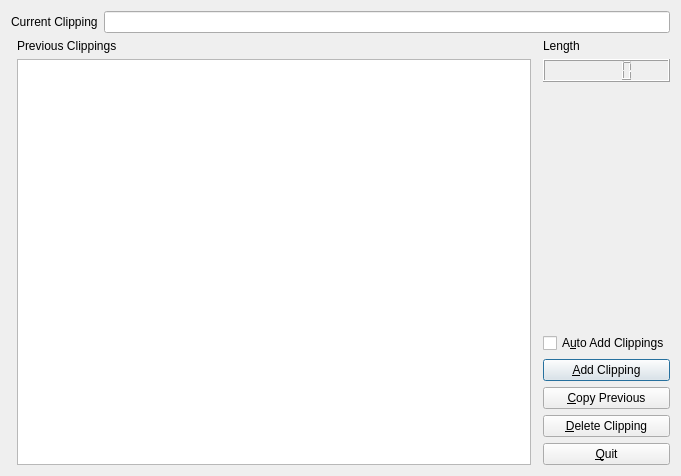
<?xml version="1.0" encoding="UTF-8"?>
<ui version="4.0">
 <class>multiclipForm</class>
 <widget class="QDialog" name="multiclipForm">
  <property name="geometry">
   <rect>
    <x>0</x>
    <y>0</y>
    <width>681</width>
    <height>476</height>
   </rect>
  </property>
  <property name="windowTitle">
   <string>MultiClip</string>
  </property>
  <layout class="QVBoxLayout" name="verticalLayout_3">
   <item>
    <layout class="QHBoxLayout" name="horizontalLayout">
     <item>
      <widget class="QLabel" name="label">
       <property name="text">
        <string>Current Clipping</string>
       </property>
      </widget>
     </item>
     <item>
      <widget class="QLineEdit" name="currentLineEdit"/>
     </item>
    </layout>
   </item>
   <item>
    <layout class="QHBoxLayout" name="horizontalLayout_2">
     <item>
      <layout class="QVBoxLayout" name="verticalLayout">
       <property name="leftMargin">
        <number>6</number>
       </property>
       <property name="rightMargin">
        <number>6</number>
       </property>
       <item>
        <widget class="QLabel" name="label_2">
         <property name="text">
          <string>Previous Clippings</string>
         </property>
        </widget>
       </item>
       <item>
        <widget class="QListWidget" name="clippingsListBox"/>
       </item>
      </layout>
     </item>
     <item>
      <layout class="QVBoxLayout" name="verticalLayout_2">
       <item>
        <widget class="QLabel" name="label_3">
         <property name="text">
          <string>Length</string>
         </property>
        </widget>
       </item>
       <item>
        <widget class="QLCDNumber" name="lengthLCDNumber"/>
       </item>
       <item>
        <spacer name="verticalSpacer">
         <property name="orientation">
          <enum>Qt::Vertical</enum>
         </property>
         <property name="sizeHint" stdset="0">
          <size>
           <width>20</width>
           <height>40</height>
          </size>
         </property>
        </spacer>
       </item>
       <item>
        <widget class="QCheckBox" name="autoCheckBox">
         <property name="text">
          <string>A&amp;uto Add Clippings</string>
         </property>
        </widget>
       </item>
       <item>
        <widget class="QPushButton" name="addPushButton">
         <property name="text">
          <string>&amp;Add Clipping</string>
         </property>
        </widget>
       </item>
       <item>
        <widget class="QPushButton" name="copyPushButton">
         <property name="text">
          <string>&amp;Copy Previous</string>
         </property>
        </widget>
       </item>
       <item>
        <widget class="QPushButton" name="deletePushButton">
         <property name="text">
          <string>&amp;Delete Clipping</string>
         </property>
        </widget>
       </item>
       <item>
        <widget class="QPushButton" name="quitPushButton">
         <property name="text">
          <string>&amp;Quit</string>
         </property>
        </widget>
       </item>
      </layout>
     </item>
    </layout>
   </item>
  </layout>
 </widget>
 <tabstops>
  <tabstop>currentLineEdit</tabstop>
  <tabstop>clippingsListBox</tabstop>
  <tabstop>autoCheckBox</tabstop>
  <tabstop>addPushButton</tabstop>
  <tabstop>copyPushButton</tabstop>
  <tabstop>deletePushButton</tabstop>
  <tabstop>quitPushButton</tabstop>
 </tabstops>
 <resources/>
 <connections>
  <connection>
   <sender>quitPushButton</sender>
   <signal>clicked()</signal>
   <receiver>multiclipForm</receiver>
   <slot>accept()</slot>
   <hints>
    <hint type="sourcelabel">
     <x>555</x>
     <y>451</y>
    </hint>
    <hint type="destinationlabel">
     <x>525</x>
     <y>474</y>
    </hint>
   </hints>
  </connection>
 </connections>
</ui>
